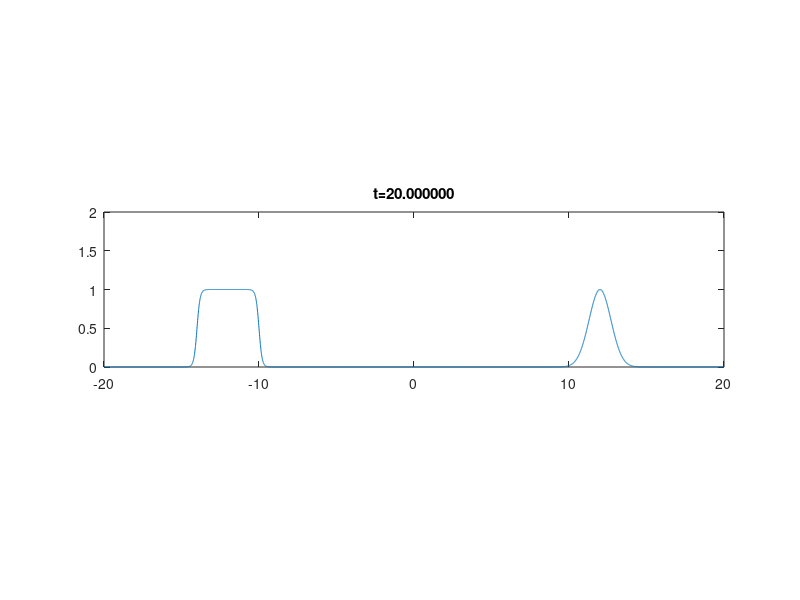

This chart was generated by the following MATLAB code:
clear all;

x = linspace(-20,20,5000);
%funcion gaussiana
c=1;
f = @(s) exp(-s.^2);
g = @(x) 0.5*(tanh(5*(x+2)) - tanh(5*(x-2)));
% for t=0:10
% plot(x,g(x + c*t));
% title(sprintf('t=%f', t))
% ylim([0, 1.1])
% pbaspect([4,1,1])
% drawnow
% pause (0.5);
% end

figure(1)
for t=0:20
    plot(x,f(x + 8 - c*t) + g(x - 8 + c*t));
    title(sprintf('t=%f', t))
    ylim([0, 2])
    pbaspect([4,1,1])
    drawnow
    pause (0.5);
end
